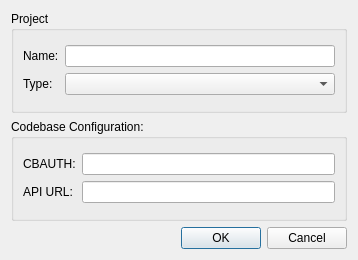
<?xml version="1.0" encoding="UTF-8"?>
<ui version="4.0">
 <class>AddProjectDialog</class>
 <widget class="QDialog" name="AddProjectDialog">
  <property name="geometry">
   <rect>
    <x>0</x>
    <y>0</y>
    <width>358</width>
    <height>260</height>
   </rect>
  </property>
  <property name="windowTitle">
   <string>Add Project</string>
  </property>
  <layout class="QVBoxLayout" name="verticalLayout_2">
   <item>
    <widget class="QGroupBox" name="groupBox_2">
     <property name="title">
      <string>Project</string>
     </property>
     <layout class="QVBoxLayout" name="verticalLayout_3">
      <item>
       <layout class="QGridLayout" name="gridLayout">
        <item row="0" column="0">
         <widget class="QLabel" name="label">
          <property name="text">
           <string>Name:</string>
          </property>
         </widget>
        </item>
        <item row="0" column="1">
         <widget class="QLineEdit" name="ProjectNameLineEdit"/>
        </item>
        <item row="1" column="0">
         <widget class="QLabel" name="label_2">
          <property name="text">
           <string>Type:</string>
          </property>
         </widget>
        </item>
        <item row="1" column="1">
         <widget class="QComboBox" name="ProjectTypeComboBox"/>
        </item>
       </layout>
      </item>
     </layout>
    </widget>
   </item>
   <item>
    <widget class="QGroupBox" name="groupBox">
     <property name="title">
      <string>Codebase Configuration:</string>
     </property>
     <layout class="QVBoxLayout" name="verticalLayout">
      <item>
       <layout class="QGridLayout" name="gridLayout_2">
        <item row="0" column="0">
         <widget class="QLabel" name="label_3">
          <property name="text">
           <string>CBAUTH:</string>
          </property>
         </widget>
        </item>
        <item row="0" column="1">
         <widget class="QLineEdit" name="codebaseCbAuthLineEdit"/>
        </item>
        <item row="1" column="0">
         <widget class="QLabel" name="label_4">
          <property name="text">
           <string>API URL:</string>
          </property>
         </widget>
        </item>
        <item row="1" column="1">
         <widget class="QLineEdit" name="codebaseAPIUrlLineEdit"/>
        </item>
       </layout>
      </item>
     </layout>
     <zorder>label_4</zorder>
     <zorder>codebaseAPIUrlLineEdit</zorder>
     <zorder>codebaseCbAuthLineEdit</zorder>
     <zorder>label_3</zorder>
     <zorder></zorder>
    </widget>
   </item>
   <item>
    <layout class="QHBoxLayout" name="horizontalLayout">
     <item>
      <spacer name="horizontalSpacer">
       <property name="orientation">
        <enum>Qt::Horizontal</enum>
       </property>
       <property name="sizeHint" stdset="0">
        <size>
         <width>40</width>
         <height>20</height>
        </size>
       </property>
      </spacer>
     </item>
     <item>
      <widget class="QDialogButtonBox" name="buttonBox">
       <property name="standardButtons">
        <set>QDialogButtonBox::Cancel|QDialogButtonBox::Ok</set>
       </property>
      </widget>
     </item>
    </layout>
   </item>
  </layout>
 </widget>
 <resources/>
 <connections>
  <connection>
   <sender>buttonBox</sender>
   <signal>rejected()</signal>
   <receiver>AddProjectDialog</receiver>
   <slot>reject()</slot>
   <hints>
    <hint type="sourcelabel">
     <x>199</x>
     <y>238</y>
    </hint>
    <hint type="destinationlabel">
     <x>129</x>
     <y>242</y>
    </hint>
   </hints>
  </connection>
 </connections>
</ui>
